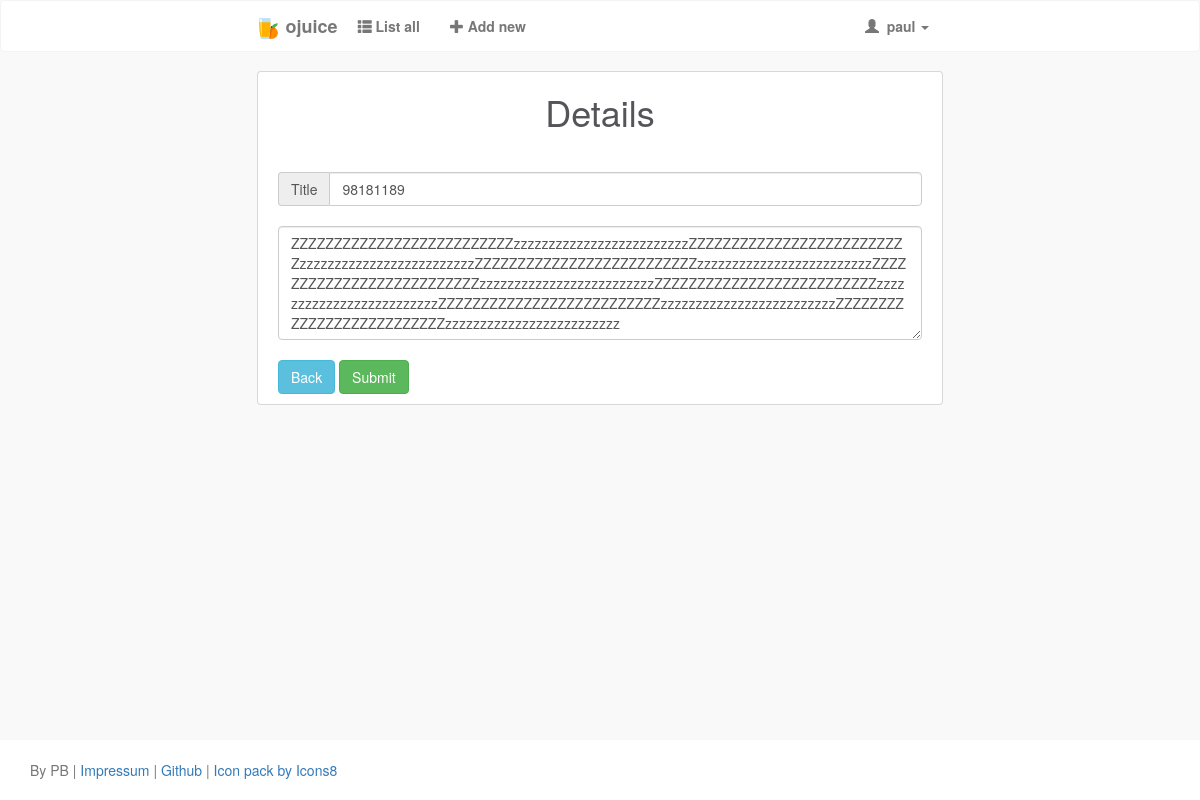
Screenshot of /todo/detail/14/ (signed in) with the database file from the repository.
### todo/models.py (models this page shows, shortened)
class Todo(models.Model):
    title = models.CharField(max_length=30)
    body = models.CharField(max_length=255)
    created_at = models.DateTimeField(default=datetime.now, blank=True)
    owner = models.ForeignKey(User, on_delete=models.CASCADE)
    checked = models.BooleanField(default=False)

### todo/views.py (the view)
# urls.py: url(r'^detail/(?P<todo_id>\d+)/$', views.details, name='detail'),
@login_required
def details(request, todo_id):
    details = Todo.objects.get(pk=todo_id)
    context = {
        'title': 'Details',
        'discription': 'genauere hinweise',
        'details': details
    }
    return render(request, 'detail.html', context)

### templates/detail.html (shortened to what this page needs)
{% extends 'base.html' %}
{% block content %}
<div class="container">
    <div class="row">
        <div class="col-md-12">
            <div class="insform">
                <h1>{{ title }}</h1>
                <br>
                <form class="insert_form" action="{% url 'modify' details.id %}">
                    <div class="input-group">
                        <span class="input-group-addon" id="basic-addon1">Title</span>
                        <input name="title" type="text" class="form-control" placeholder="Homework" aria-describedby="basic-addon1" value="{{details.title}}">
                    </div>
                    <br>
                    <textarea name="body" rows="5" class="form-control" placeholder="Page 1337" aria-describedby="basic-addon1">{{details.body}}</textarea>
                    <br>
                    <a href="{% url 'index' %}" class="btn btn-info" role="button">Back</a>
                    <button type="submit" class="btn btn-success">Submit</button>
                </form>
            </div>
        </div>
    </div>
</div>
{% endblock content %}

### templates/partials/header.html (shortened to what this page needs)
<nav class="navbar navbar-default">
    <div class="container-fluid">
        <div class="navbar-header">
            <a class="navbar-brand" href="{% url 'index' %}">
                <img class="icon icons8-Orange-Juice" width="25" height="25">
            </a>
            <a href="{% url 'index' %}" class="navbar-brand">ojuice</a>
        </div>
        <div class="collapse navbar-collapse" id="bs-example-navbar-collapse-1">
            {% if user.is_authenticated %}
            <ul class="nav navbar-nav">
                <li>
                    <a href="{% url 'index' %}">
                        <span class="glyphicon glyphicon-th-list " aria-hidden="true"></span> List all
                    </a>
                </li>
                <li>
                    <a href="{% url 'new' %}">
                        <span class="glyphicon glyphicon-plus" aria-hidden="true"></span> Add new
                    </a>
                </li>
            </ul>
            {% endif %}
            <ul class="nav navbar-nav navbar-right">
                {% if not user.is_authenticated %}
                <li><a href="{% url 'register' %}"><span>Sign Up</span></a></li>
                <li><a href="{% url 'login' %}"><span class="navbar_button">Login</span></a></li>
                {% else %}
                <li class="dropdown">
                    <a href="#" class="dropdown-toggle" data-toggle="dropdown" role="button" aria-haspopup="true" aria-expanded="false">
                        <span class="glyphicon glyphicon-user " aria-hidden="true"></span>
                        &nbsp;{{user}}
                        <span class="caret"></span>
                    </a>
                </li>
                {% endif %}
            </ul>
        </div>
    </div>
</nav>

### static/css/style.css (style rules this page uses)
body { background-color: #F9F9F9; color: #555459; }
.navbar-default { background-color: #fff; border-color: #f3f3f3; }
.container-fluid { max-width: 60%; }
.todolist, .insform { background-color:#FFF; padding:20px 20px 10px 20px; max-width: 60%; margin: auto; border-radius: 3px; box-shadow: 0 0 0 1px #d8d8d8; }
.todolist h1, .insform h1 { margin:0; padding-bottom:20px; text-align:center; }
.navbar-brand { padding: 15px 5px 15px 15px; font-weight: 600; color: #606060; }
li > a { font-weight: 700; }
html { position: relative; min-height: 100%; }
body { margin-bottom: 60px; }

### rows the page displays
Todo: title "98181189", body "ZZZZZZZZZZZZZZZZZZZZZZZZZZzzzzzzzzzzzzzzzzzzzzzzzzzZZZZZZZZZZZZZZZZZZZZZZZZZZzzzzzzzzzzzzzzzzzzzzzzzzzZZZZZZZZZZZZZZZZZZZZZZZZZZzzzzzzzzzzzzzzzzzzzzzzzzzZZZZZZZZZZZZZZZZZZZZZZZZZZzzzzzzzzzzzzzzzzzzzzzzzzzZZZZZZZZZZZZZZZZZZZZZZZZZZzzzzzzzzzzzzzzzzzzzzzzzzzZZZZZZZZZZZZZZZZZZZZZZZZZZzzzzzzzzzzzzzzzzzzzzzzzzzZZZZZZZZZZZZZZZZZZZZZZZZZZzzzzzzzzzzzzzzzzzzzzzzzzz"

### other values shown
{{ user }} "paul"
{{ title }} "Details"
